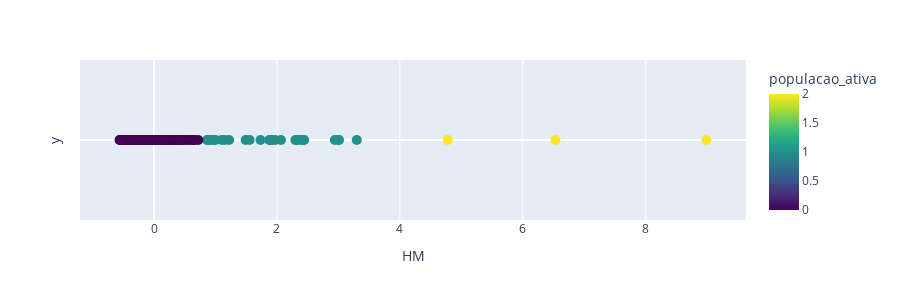

The notebook cell this image was saved under:
### Code cell
clustered_df = aplicar_kmeans(only_municipalities_df,3,nome_cluster='populacao_ativa')
save_clustered_df_to_csv(clustered_df,"csv_files/", "3_População ativa.csv")

### Figure 1 — Plotly figure (JSON) as saved in the notebook; plotly's stock layout.template omitted (floating-point values rounded to 4 significant figures; data arrays with more than 128 entries replaced by an {"elided": "..."} marker saying what was removed)
{"data": [{"customdata": {"elided": "308x3 mixed values"}, "hovertemplate": "valor=%{x}<br>y=%{y}<br>local=%{customdata[0]}<br>codigo=%{customdata[1]}<br>HM=%{customdata[2]}<br>populacao_ativa=%{marker.color}<extra></extra>", "legendgroup": "", "marker": {"color": {"elided": "308 int values"}, "coloraxis": "coloraxis", "size": 10, "symbol": "circle"}, "mode": "markers", "name": "", "orientation": "v", "showlegend": false, "type": "scatter", "x": {"elided": "308 float values"}, "xaxis": "x", "y": {"elided": "308 int values"}, "yaxis": "y"}], "layout": {"coloraxis": {"colorbar": {"title": {"text": "populacao_ativa"}}, "colorscale": [[0, "#440154"], [0.1111, "#482878"], [0.2222, "#3e4989"], [0.3333, "#31688e"], [0.4444, "#26828e"], [0.5556, "#1f9e89"], [0.6667, "#35b779"], [0.7778, "#6ece58"], [0.8889, "#b5de2b"], [1, "#fde725"]]}, "height": 300, "legend": {"tracegroupgap": 0}, "margin": {"t": 60}, "xaxis": {"anchor": "y", "domain": [0, 1], "title": {"text": "HM"}}, "yaxis": {"anchor": "x", "domain": [0, 1], "showgrid": false, "showticklabels": false, "title": {"text": "y"}}}}
